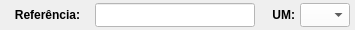
        <widget class="QWidget" name="widget_37" native="true">
         <property name="minimumSize">
          <size>
           <width>0</width>
           <height>30</height>
          </size>
         </property>
         <property name="maximumSize">
          <size>
           <width>16777215</width>
           <height>30</height>
          </size>
         </property>
         <property name="styleSheet">
          <string notr="true"/>
         </property>
         <layout class="QHBoxLayout" name="horizontalLayout_30">
          <property name="spacing">
           <number>5</number>
          </property>
          <property name="leftMargin">
           <number>5</number>
          </property>
          <property name="topMargin">
           <number>3</number>
          </property>
          <property name="rightMargin">
           <number>5</number>
          </property>
          <property name="bottomMargin">
           <number>3</number>
          </property>
          <item>
           <widget class="QLabel" name="label_59">
            <property name="minimumSize">
             <size>
              <width>85</width>
              <height>0</height>
             </size>
            </property>
            <property name="maximumSize">
             <size>
              <width>85</width>
              <height>16777215</height>
             </size>
            </property>
            <property name="font">
             <font>
              <pointsize>9</pointsize>
              <weight>75</weight>
              <bold>true</bold>
             </font>
            </property>
            <property name="text">
             <string>Referência:</string>
            </property>
            <property name="alignment">
             <set>Qt::AlignCenter</set>
            </property>
           </widget>
          </item>
          <item>
           <widget class="QLineEdit" name="line_Referencia">
            <property name="sizePolicy">
             <sizepolicy hsizetype="Preferred" vsizetype="Preferred">
              <horstretch>0</horstretch>
              <verstretch>0</verstretch>
             </sizepolicy>
            </property>
            <property name="minimumSize">
             <size>
              <width>160</width>
              <height>0</height>
             </size>
            </property>
            <property name="maximumSize">
             <size>
              <width>16777215</width>
              <height>16777215</height>
             </size>
            </property>
            <property name="font">
             <font>
              <pointsize>9</pointsize>
             </font>
            </property>
            <property name="cursor">
             <cursorShape>IBeamCursor</cursorShape>
            </property>
            <property name="styleSheet">
             <string notr="true">background-color: rgb(255, 255, 255);</string>
            </property>
            <property name="inputMask">
             <string/>
            </property>
            <property name="text">
             <string/>
            </property>
            <property name="maxLength">
             <number>20</number>
            </property>
            <property name="frame">
             <bool>true</bool>
            </property>
            <property name="echoMode">
             <enum>QLineEdit::Normal</enum>
            </property>
            <property name="alignment">
             <set>Qt::AlignLeading|Qt::AlignLeft|Qt::AlignVCenter</set>
            </property>
           </widget>
          </item>
          <item>
           <widget class="QLabel" name="label_16">
            <property name="text">
             <string/>
            </property>
           </widget>
          </item>
          <item>
           <widget class="QLabel" name="label_26">
            <property name="maximumSize">
             <size>
              <width>25</width>
              <height>16777215</height>
             </size>
            </property>
            <property name="font">
             <font>
              <pointsize>9</pointsize>
              <weight>75</weight>
              <bold>true</bold>
             </font>
            </property>
            <property name="text">
             <string>UM:</string>
            </property>
            <property name="alignment">
             <set>Qt::AlignRight|Qt::AlignTrailing|Qt::AlignVCenter</set>
            </property>
           </widget>
          </item>
          <item>
           <widget class="QComboBox" name="combo_UM">
            <property name="sizePolicy">
             <sizepolicy hsizetype="Preferred" vsizetype="Preferred">
              <horstretch>0</horstretch>
              <verstretch>0</verstretch>
             </sizepolicy>
            </property>
            <property name="minimumSize">
             <size>
              <width>50</width>
              <height>0</height>
             </size>
            </property>
            <property name="maximumSize">
             <size>
              <width>50</width>
              <height>16777215</height>
             </size>
            </property>
            <property name="font">
             <font>
              <pointsize>9</pointsize>
             </font>
            </property>
            <property name="styleSheet">
             <string notr="true">background-color: rgb(255, 255, 255);
text-align: center;</string>
            </property>
            <item>
             <property name="text">
              <string/>
             </property>
            </item>
            <item>
             <property name="text">
              <string>UN</string>
             </property>
            </item>
            <item>
             <property name="text">
              <string>MT</string>
             </property>
            </item>
            <item>
             <property name="text">
              <string>MM</string>
             </property>
            </item>
            <item>
             <property name="text">
              <string>LT</string>
             </property>
            </item>
            <item>
             <property name="text">
              <string>KG</string>
             </property>
            </item>
            <item>
             <property name="text">
              <string>CT</string>
             </property>
            </item>
            <item>
             <property name="text">
              <string>ML</string>
             </property>
            </item>
            <item>
             <property name="text">
              <string>M²</string>
             </property>
            </item>
            <item>
             <property name="text">
              <string>M³</string>
             </property>
            </item>
           </widget>
          </item>
         </layout>
        </widget>
